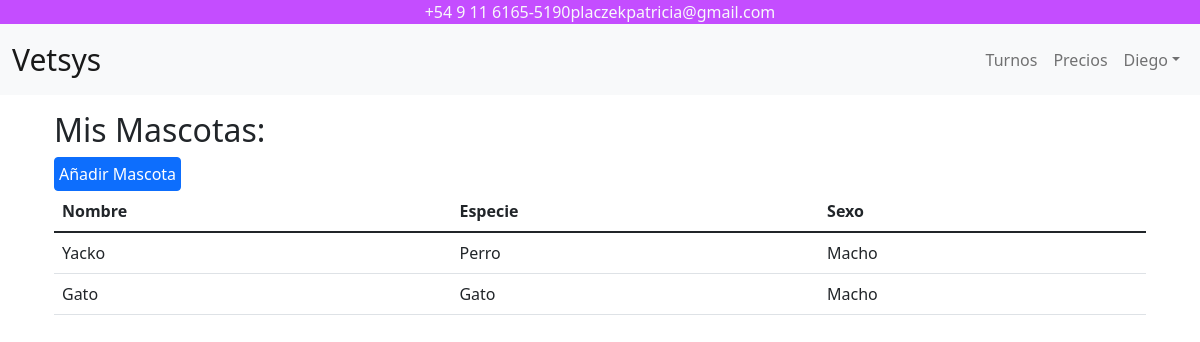
Page /sub/mismascotas.php (signed in) on the committed database.
### tables this page shows
CREATE TABLE `user` (
  `dni` int(8) NOT NULL,
  `email` varchar(45) NOT NULL,
  `pass` varchar(255) NOT NULL,
  `nombre` varchar(40) NOT NULL,
  `apellido` varchar(40) NOT NULL,
  `telefono` int(10) NOT NULL,
  `domicilio` varchar(200) NOT NULL,
  `status` int(1) NOT NULL DEFAULT 0
);

CREATE TABLE `mascotas` (
  `id_mascota` int(4) NOT NULL,
  `nombre` varchar(200) NOT NULL,
  `especie` varchar(200) NOT NULL,
  `sexo` varchar(10) NOT NULL,
  `raza` varchar(200) DEFAULT NULL,
  `peso` float DEFAULT NULL,
  `etapa` varchar(200) DEFAULT NULL,
  `dueño` varchar(200) NOT NULL,
  `id_dueño` int(8) DEFAULT NULL,
  `ultima_visita` date DEFAULT NULL
);

### sub/div/connect.php (called while the page is built, shortened)
<?php
require 'database.php';
if (isset($_SESSION['user_dni'])) {
    $records = $conn->prepare('SELECT * FROM user WHERE dni = :dni');
    $records->bindParam(':dni', $_SESSION['user_dni']);
    $records->execute();
    $results = $records->fetch(PDO::FETCH_ASSOC);
    if (count($results) > 0) {
        $user = $results;
    }
}
?>

### sub/mismascotas.php (the view, shortened to what this page needs)
<?php
include("div/connect.php");
$stmt = $conn->prepare("SELECT * FROM mascotas WHERE id_dueño = " . $user['dni'] . "");
$stmt->bindParam(':dni', $user['dni']);
$stmt->execute();
$results_mascotas = $stmt->fetch(PDO::FETCH_ASSOC);
$mascotas = null;
if (is_countable($results_mascotas)) {
    if (count($results_mascotas) != 0) {
        $mascotas = $results_mascotas;
    }
}
?>
<!DOCTYPE html>
<head>
    <link href="../bootstrap/css/bootstrap.min.css" rel="stylesheet">
</head>
<body>
    <?php include("div/header.php") ?>
    <?php if ($mascotas) : ?>
        <div class="container" id="misturnos">
            <div class="container mt-3">
                <h2>Mis Mascotas:</h2>
                <button type="button" class="btn btn-primary p-1" data-bs-toggle="modal" data-bs-target="#modalMascota">
                    Añadir Mascota
                </button>
                <table class="table">
                    <thead>
                        <tr>
                            <th>Nombre</th>
                            <th>Especie</th>
                            <th>Sexo</th>
                        </tr>
                    </thead>
                    <tbody>
                        <tr>
                            <td><?php echo $mascotas['nombre'] ?></td>
                            <td><?php echo $mascotas['especie'] ?></td>
                            <td><?php echo $mascotas['sexo'] ?></td>
                        </tr>
                        <?php while ($mascotas = $stmt->fetch()) : ?>
                            <tr>
                                <td><?php echo $mascotas['nombre'] ?></td>
                                <td><?php echo $mascotas['especie'] ?></td>
                                <td><?php echo $mascotas['sexo'] ?></td>
                            </tr>
                        <?php endwhile; ?>
                    </tbody>
                </table>
            </div>
        </div>
    <?php endif; ?>
</body>

### sub/div/header.php (shortened to what this page needs)
<?php if ($user['status'] == 0) : ?>
    <ul class="nav justify-content-center text-light" style="background-color: #c44dff">
        <li class="nav-item">
            <a><i class="fa-brands fa-whatsapp"></i> +54 9 11 6165-5190</a>
        </li>
        <li class="nav-item">
            <a><i class="fa-solid fa-at"></i> placzekpatricia@gmail.com</a>
        </li>
    </ul>
    <nav class="navbar navbar-expand-md navbar-light bg-light">
        <div class="container-fluid">
            <a class="navbar-brand" href="medsys.php" style="font-size: 30px;">Vetsys</a>
            <div class="collapse navbar-collapse justify-content-end" id="navbarNav">
                <ul class="navbar-nav">
                    <li class="nav-item">
                        <a class="nav-link" aria-current="page" href="medsys.php">Turnos</a>
                    </li>
                    <li class="nav-item">
                        <a class="nav-link" href="#">Precios</a>
                    </li>
                    <li class="nav-item dropdown">
                        <a class="nav-link dropdown-toggle" href="#" role="button" data-bs-toggle="dropdown"> <?php echo $user['nombre'] ?></a>
                    </li>
                </ul>
            </div>
        </div>
    </nav>
<?php endif; ?>

### rows in the picture
user: nombre "Diego"
mascotas: nombre "Yacko", especie "Perro", sexo "Macho"
mascotas: nombre "Gato", especie "Gato", sexo "Macho"
